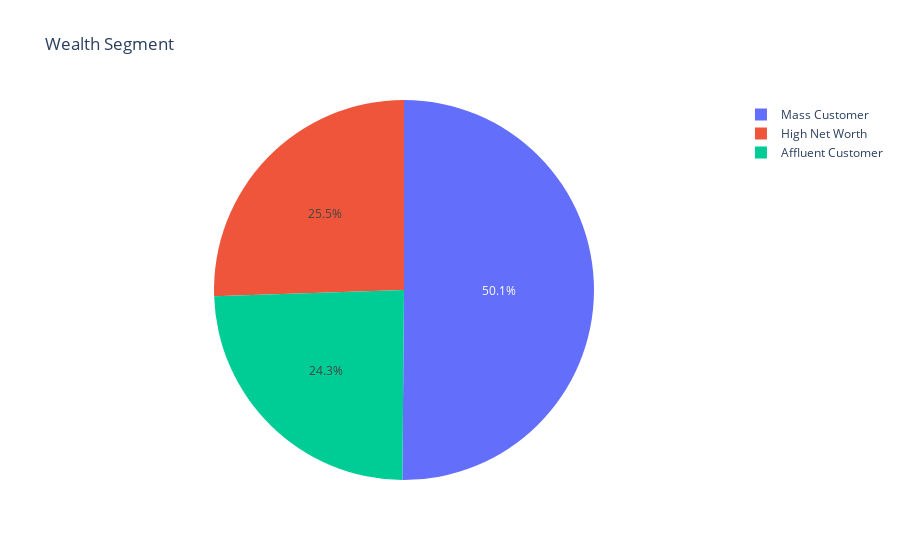

The notebook cell saved with this chart:
### Code cell
pie(waelthsegm.index, waelthsegm.values, 'Wealth Segment')

### Figure 1 — Plotly figure (JSON) as saved in the notebook; plotly's stock layout.template omitted (floating-point values rounded to 4 significant figures)
{"data": [{"labels": ["Mass Customer", "High Net Worth", "Affluent Customer"], "type": "pie", "values": [9528, 4849, 4627]}], "layout": {"title": {"text": "Wealth Segment"}}}
